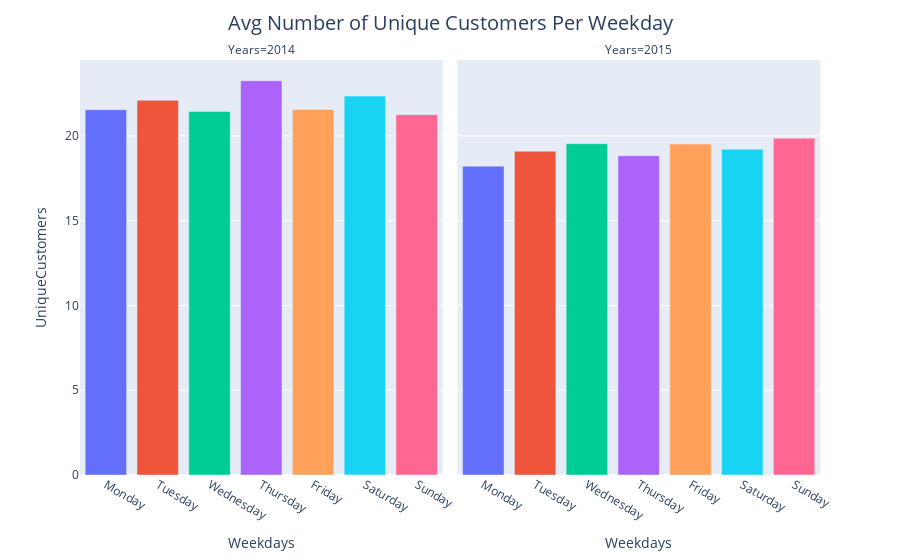

The cell this chart's notebook holds for it:
### Markdown cell above
Xem xét những khách hàng(không tính số lần mua) theo ngày trong tuần giữa 2014 và 2015

### Code cell
temp6=temp5.groupby(['Years','Weekdays'],as_index=False)[['UniqueCustomers']].mean()

fig=px.bar(temp6,x='Weekdays',y='UniqueCustomers',color='Weekdays',facet_col='Years',
          category_orders={'Weekdays':['Monday','Tuesday','Wednesday','Thursday','Friday','Saturday','Sunday']})
fig.update_layout(title_text='Avg Number of Unique Customers Per Weekday',title_x=0.5,
                 title={'font': {'size':20}},
                 showlegend=False)
fig.show()

### Figure 1 — Plotly figure (JSON) as saved in the notebook; plotly's stock layout.template omitted (floating-point values rounded to 4 significant figures)
{"data": [{"alignmentgroup": "True", "hovertemplate": "Weekdays=%{x}<br>Years=2014<br>UniqueCustomers=%{y}<extra></extra>", "legendgroup": "Monday", "marker": {"color": "#636efa", "pattern": {"shape": ""}}, "name": "Monday", "offsetgroup": "Monday", "orientation": "v", "showlegend": true, "textposition": "auto", "type": "bar", "x": ["Monday"], "xaxis": "x", "y": [21.54], "yaxis": "y"}, {"alignmentgroup": "True", "hovertemplate": "Weekdays=%{x}<br>Years=2015<br>UniqueCustomers=%{y}<extra></extra>", "legendgroup": "Monday", "marker": {"color": "#636efa", "pattern": {"shape": ""}}, "name": "Monday", "offsetgroup": "Monday", "orientation": "v", "showlegend": false, "textposition": "auto", "type": "bar", "x": ["Monday"], "xaxis": "x2", "y": [18.21], "yaxis": "y2"}, {"alignmentgroup": "True", "hovertemplate": "Weekdays=%{x}<br>Years=2014<br>UniqueCustomers=%{y}<extra></extra>", "legendgroup": "Tuesday", "marker": {"color": "#EF553B", "pattern": {"shape": ""}}, "name": "Tuesday", "offsetgroup": "Tuesday", "orientation": "v", "showlegend": true, "textposition": "auto", "type": "bar", "x": ["Tuesday"], "xaxis": "x", "y": [22.1], "yaxis": "y"}, {"alignmentgroup": "True", "hovertemplate": "Weekdays=%{x}<br>Years=2015<br>UniqueCustomers=%{y}<extra></extra>", "legendgroup": "Tuesday", "marker": {"color": "#EF553B", "pattern": {"shape": ""}}, "name": "Tuesday", "offsetgroup": "Tuesday", "orientation": "v", "showlegend": false, "textposition": "auto", "type": "bar", "x": ["Tuesday"], "xaxis": "x2", "y": [19.1], "yaxis": "y2"}, {"alignmentgroup": "True", "hovertemplate": "Weekdays=%{x}<br>Years=2014<br>UniqueCustomers=%{y}<extra></extra>", "legendgroup": "Wednesday", "marker": {"color": "#00cc96", "pattern": {"shape": ""}}, "name": "Wednesday", "offsetgroup": "Wednesday", "orientation": "v", "showlegend": true, "textposition": "auto", "type": "bar", "x": ["Wednesday"], "xaxis": "x", "y": [21.44], "yaxis": "y"}, {"alignmentgroup": "True", "hovertemplate": "Weekdays=%{x}<br>Years=2015<br>UniqueCustomers=%{y}<extra></extra>", "legendgroup": "Wednesday", "marker": {"color": "#00cc96", "pattern": {"shape": ""}}, "name": "Wednesday", "offsetgroup": "Wednesday", "orientation": "v", "showlegend": false, "textposition": "auto", "type": "bar", "x": ["Wednesday"], "xaxis": "x2", "y": [19.54], "yaxis": "y2"}, {"alignmentgroup": "True", "hovertemplate": "Weekdays=%{x}<br>Years=2014<br>UniqueCustomers=%{y}<extra></extra>", "legendgroup": "Thursday", "marker": {"color": "#ab63fa", "pattern": {"shape": ""}}, "name": "Thursday", "offsetgroup": "Thursday", "orientation": "v", "showlegend": true, "textposition": "auto", "type": "bar", "x": ["Thursday"], "xaxis": "x", "y": [23.25], "yaxis": "y"}, {"alignmentgroup": "True", "hovertemplate": "Weekdays=%{x}<br>Years=2015<br>UniqueCustomers=%{y}<extra></extra>", "legendgroup": "Thursday", "marker": {"color": "#ab63fa", "pattern": {"shape": ""}}, "name": "Thursday", "offsetgroup": "Thursday", "orientation": "v", "showlegend": false, "textposition": "auto", "type": "bar", "x": ["Thursday"], "xaxis": "x2", "y": [18.83], "yaxis": "y2"}, {"alignmentgroup": "True", "hovertemplate": "Weekdays=%{x}<br>Years=2014<br>UniqueCustomers=%{y}<extra></extra>", "legendgroup": "Friday", "marker": {"color": "#FFA15A", "pattern": {"shape": ""}}, "name": "Friday", "offsetgroup": "Friday", "orientation": "v", "showlegend": true, "textposition": "auto", "type": "bar", "x": ["Friday"], "xaxis": "x", "y": [21.56], "yaxis": "y"}, {"alignmentgroup": "True", "hovertemplate": "Weekdays=%{x}<br>Years=2015<br>UniqueCustomers=%{y}<extra></extra>", "legendgroup": "Friday", "marker": {"color": "#FFA15A", "pattern": {"shape": ""}}, "name": "Friday", "offsetgroup": "Friday", "orientation": "v", "showlegend": false, "textposition": "auto", "type": "bar", "x": ["Friday"], "xaxis": "x2", "y": [19.52], "yaxis": "y2"}, {"alignmentgroup": "True", "hovertemplate": "Weekdays=%{x}<br>Years=2014<br>UniqueCustomers=%{y}<extra></extra>", "legendgroup": "Saturday", "marker": {"color": "#19d3f3", "pattern": {"shape": ""}}, "name": "Saturday", "offsetgroup": "Saturday", "orientation": "v", "showlegend": true, "textposition": "auto", "type": "bar", "x": ["Saturday"], "xaxis": "x", "y": [22.35], "yaxis": "y"}, {"alignmentgroup": "True", "hovertemplate": "Weekdays=%{x}<br>Years=2015<br>UniqueCustomers=%{y}<extra></extra>", "legendgroup": "Saturday", "marker": {"color": "#19d3f3", "pattern": {"shape": ""}}, "name": "Saturday", "offsetgroup": "Saturday", "orientation": "v", "showlegend": false, "textposition": "auto", "type": "bar", "x": ["Saturday"], "xaxis": "x2", "y": [19.21], "yaxis": "y2"}, {"alignmentgroup": "True", "hovertemplate": "Weekdays=%{x}<br>Years=2014<br>UniqueCustomers=%{y}<extra></extra>", "legendgroup": "Sunday", "marker": {"color": "#FF6692", "pattern": {"shape": ""}}, "name": "Sunday", "offsetgroup": "Sunday", "orientation": "v", "showlegend": true, "textposition": "auto", "type": "bar", "x": ["Sunday"], "xaxis": "x", "y": [21.25], "yaxis": "y"}, {"alignmentgroup": "True", "hovertemplate": "Weekdays=%{x}<br>Years=2015<br>UniqueCustomers=%{y}<extra></extra>", "legendgroup": "Sunday", "marker": {"color": "#FF6692", "pattern": {"shape": ""}}, "name": "Sunday", "offsetgroup": "Sunday", "orientation": "v", "showlegend": false, "textposition": "auto", "type": "bar", "x": ["Sunday"], "xaxis": "x2", "y": [19.87], "yaxis": "y2"}], "layout": {"annotations": [{"font": {}, "showarrow": false, "text": "Years=2014", "x": 0.245, "xanchor": "center", "xref": "paper", "y": 1, "yanchor": "bottom", "yref": "paper"}, {"font": {}, "showarrow": false, "text": "Years=2015", "x": 0.755, "xanchor": "center", "xref": "paper", "y": 1, "yanchor": "bottom", "yref": "paper"}], "barmode": "relative", "legend": {"title": {"text": "Weekdays"}, "tracegroupgap": 0}, "margin": {"t": 60}, "showlegend": false, "title": {"font": {"size": 20}, "text": "Avg Number of Unique Customers Per Weekday", "x": 0.5}, "xaxis": {"anchor": "y", "categoryarray": ["Monday", "Tuesday", "Wednesday", "Thursday", "Friday", "Saturday", "Sunday"], "categoryorder": "array", "domain": [0, 0.49], "title": {"text": "Weekdays"}}, "xaxis2": {"anchor": "y2", "categoryarray": ["Monday", "Tuesday", "Wednesday", "Thursday", "Friday", "Saturday", "Sunday"], "categoryorder": "array", "domain": [0.51, 1], "matches": "x", "title": {"text": "Weekdays"}}, "yaxis": {"anchor": "x", "domain": [0, 1], "title": {"text": "UniqueCustomers"}}, "yaxis2": {"anchor": "x2", "domain": [0, 1], "matches": "y", "showticklabels": false}}}
